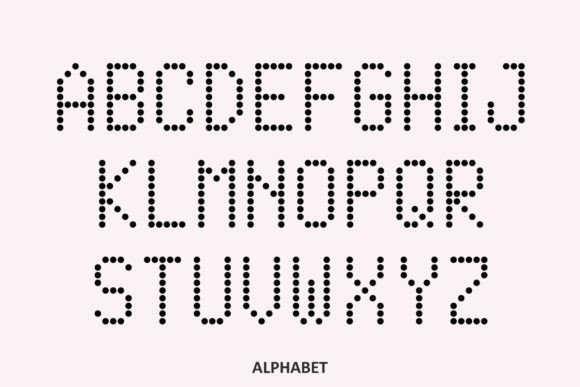
#> input picture 01.jpeg, 580 x 387 px, given in place of the camera
$ python morfologia1.py
#> lines starting #> are read from the running program, lines starting #| are printed output that depends on the picture; after the words box and inside, x2 and y2 are one past the last pixel; in counts of white or black regions, pixels touching at a corner belong together
import cv2
import time

cap = cv2.VideoCapture(0, cv2.CAP_V4L2) # backend DirectShow
time.sleep(1)

cap.set(cv2.CAP_PROP_FRAME_WIDTH, 640)
cap.set(cv2.CAP_PROP_FRAME_HEIGHT, 480)
cap.set(cv2.CAP_PROP_FPS, 30)

cv2.namedWindow("gris", cv2.WINDOW_NORMAL)
cv2.namedWindow("gaussiana", cv2.WINDOW_NORMAL)
cv2.namedWindow("binaria", cv2.WINDOW_NORMAL)
cv2.namedWindow("erosionada", cv2.WINDOW_NORMAL)
while True:
    ret, frame = cap.read()
#> frame is the input picture: shape (387, 580, 3); mean B, G, R 226.2, 225.4, 234.3
    frame2 = frame.copy()

    if not ret:
        print("No se pudo recibir el frame")
        break

    gris = cv2.cvtColor(frame, cv2.COLOR_BGR2GRAY)
    gaussiana = cv2.GaussianBlur(gris, (3, 3), 0)
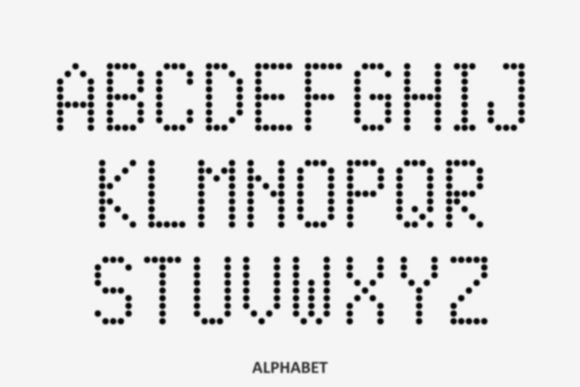
#> gaussiana: shape (387, 580); min 2, max 249, mean 228.1

    umbral, binaria = cv2.threshold(gaussiana, 0, 255, cv2.THRESH_BINARY + cv2.THRESH_OTSU)
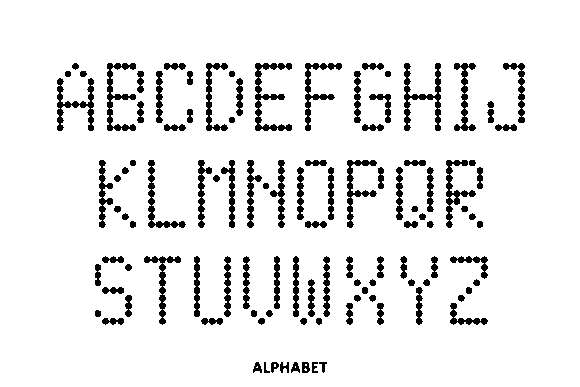
#> binaria: shape (387, 580); 91.9% white; 110 black regions, largest, box (x1, y1, x2, y2) and area: (404, 63, 441, 131) 774, (255, 63, 292, 131) 764, (107, 63, 136, 131) 665
#> umbral = 154


    kernel = cv2.getStructuringElement(cv2.MORPH_RECT, (5, 5))

    # erosionada = cv2.erode(binaria, kernel, iterations=1)

    apertura = cv2.morphologyEx(binaria, cv2.MORPH_OPEN, kernel)
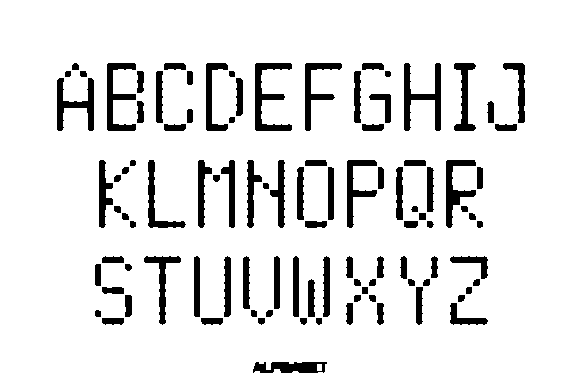
#> apertura: shape (387, 580); 90% white; 101 black regions, largest, box (x1, y1, x2, y2) and area: (404, 63, 441, 131) 975, (255, 63, 292, 131) 966, (107, 63, 136, 131) 841

    cv2.imshow("gris", gris)
    cv2.imshow("gaussiana", gaussiana)
    cv2.imshow("binaria", binaria)
    cv2.imshow("erosionada", apertura)

    key = cv2.waitKey(1)
#> (key q is pressed here)

    if key == ord('q'):
        print("Terminando programa")
        break

cap.release()
cv2.destroyAllWindows()
